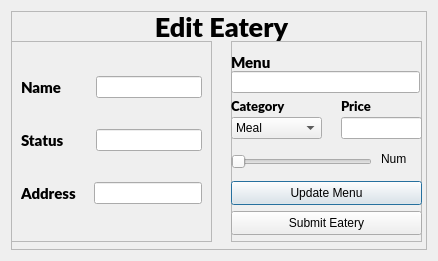
<?xml version="1.0" encoding="UTF-8"?>
<ui version="4.0">
 <class>EditEatery</class>
 <widget class="QDialog" name="EditEatery">
  <property name="geometry">
   <rect>
    <x>0</x>
    <y>0</y>
    <width>438</width>
    <height>261</height>
   </rect>
  </property>
  <property name="windowTitle">
   <string>Dialog</string>
  </property>
  <layout class="QGridLayout" name="gridLayout">
   <item row="0" column="0">
    <widget class="QFrame" name="frame">
     <property name="frameShape">
      <enum>QFrame::StyledPanel</enum>
     </property>
     <property name="frameShadow">
      <enum>QFrame::Raised</enum>
     </property>
     <widget class="QLabel" name="Filters">
      <property name="geometry">
       <rect>
        <x>0</x>
        <y>0</y>
        <width>421</width>
        <height>31</height>
       </rect>
      </property>
      <property name="font">
       <font>
        <family>Lato Black</family>
        <pointsize>20</pointsize>
        <bold>true</bold>
       </font>
      </property>
      <property name="text">
       <string>Edit Eatery</string>
      </property>
      <property name="alignment">
       <set>Qt::AlignCenter</set>
      </property>
     </widget>
     <widget class="QFrame" name="frame_3">
      <property name="geometry">
       <rect>
        <x>0</x>
        <y>30</y>
        <width>201</width>
        <height>201</height>
       </rect>
      </property>
      <property name="frameShape">
       <enum>QFrame::StyledPanel</enum>
      </property>
      <property name="frameShadow">
       <enum>QFrame::Raised</enum>
      </property>
      <layout class="QVBoxLayout" name="verticalLayout">
       <item>
        <layout class="QHBoxLayout" name="horizontalLayout">
         <item>
          <widget class="QLabel" name="Filters_2">
           <property name="font">
            <font>
             <family>Lato Black</family>
             <pointsize>11</pointsize>
             <bold>true</bold>
            </font>
           </property>
           <property name="text">
            <string>Name</string>
           </property>
          </widget>
         </item>
         <item>
          <spacer name="horizontalSpacer">
           <property name="orientation">
            <enum>Qt::Horizontal</enum>
           </property>
           <property name="sizeHint" stdset="0">
            <size>
             <width>31</width>
             <height>20</height>
            </size>
           </property>
          </spacer>
         </item>
         <item>
          <widget class="QLineEdit" name="lineEdit"/>
         </item>
        </layout>
       </item>
       <item>
        <layout class="QHBoxLayout" name="horizontalLayout_2">
         <item>
          <widget class="QLabel" name="Filters_3">
           <property name="font">
            <font>
             <family>Lato Black</family>
             <pointsize>11</pointsize>
             <bold>true</bold>
            </font>
           </property>
           <property name="text">
            <string>Status</string>
           </property>
          </widget>
         </item>
         <item>
          <spacer name="horizontalSpacer_2">
           <property name="orientation">
            <enum>Qt::Horizontal</enum>
           </property>
           <property name="sizeHint" stdset="0">
            <size>
             <width>28</width>
             <height>20</height>
            </size>
           </property>
          </spacer>
         </item>
         <item>
          <widget class="QLineEdit" name="lineEdit_2"/>
         </item>
        </layout>
       </item>
       <item>
        <layout class="QHBoxLayout" name="horizontalLayout_6">
         <item>
          <widget class="QLabel" name="Filters_4">
           <property name="font">
            <font>
             <family>Lato Black</family>
             <pointsize>11</pointsize>
             <bold>true</bold>
            </font>
           </property>
           <property name="text">
            <string>Address</string>
           </property>
          </widget>
         </item>
         <item>
          <spacer name="horizontalSpacer_3">
           <property name="orientation">
            <enum>Qt::Horizontal</enum>
           </property>
           <property name="sizeHint" stdset="0">
            <size>
             <width>1</width>
             <height>20</height>
            </size>
           </property>
          </spacer>
         </item>
         <item>
          <widget class="QLineEdit" name="lineEdit_3"/>
         </item>
        </layout>
       </item>
      </layout>
     </widget>
     <widget class="QFrame" name="frame_4">
      <property name="geometry">
       <rect>
        <x>220</x>
        <y>30</y>
        <width>191</width>
        <height>201</height>
       </rect>
      </property>
      <property name="frameShape">
       <enum>QFrame::StyledPanel</enum>
      </property>
      <property name="frameShadow">
       <enum>QFrame::Raised</enum>
      </property>
      <widget class="QLabel" name="Filters_10">
       <property name="geometry">
        <rect>
         <x>0</x>
         <y>10</y>
         <width>121</width>
         <height>22</height>
        </rect>
       </property>
       <property name="font">
        <font>
         <family>Lato Black</family>
         <pointsize>11</pointsize>
         <bold>true</bold>
        </font>
       </property>
       <property name="text">
        <string>Menu</string>
       </property>
      </widget>
      <widget class="QLabel" name="Filters_12">
       <property name="geometry">
        <rect>
         <x>110</x>
         <y>54</y>
         <width>121</width>
         <height>22</height>
        </rect>
       </property>
       <property name="font">
        <font>
         <family>Lato Black</family>
         <pointsize>10</pointsize>
         <bold>true</bold>
        </font>
       </property>
       <property name="text">
        <string>Price</string>
       </property>
      </widget>
      <widget class="QLineEdit" name="lineEdit_9">
       <property name="geometry">
        <rect>
         <x>0</x>
         <y>30</y>
         <width>189</width>
         <height>22</height>
        </rect>
       </property>
      </widget>
      <widget class="QLabel" name="Filters_13">
       <property name="geometry">
        <rect>
         <x>0</x>
         <y>54</y>
         <width>121</width>
         <height>22</height>
        </rect>
       </property>
       <property name="font">
        <font>
         <family>Lato Black</family>
         <pointsize>10</pointsize>
         <bold>true</bold>
        </font>
       </property>
       <property name="text">
        <string>Category</string>
       </property>
      </widget>
      <widget class="QPushButton" name="pushButton_7">
       <property name="geometry">
        <rect>
         <x>0</x>
         <y>140</y>
         <width>191</width>
         <height>24</height>
        </rect>
       </property>
       <property name="text">
        <string>Update Menu</string>
       </property>
      </widget>
      <widget class="QComboBox" name="comboBox">
       <property name="geometry">
        <rect>
         <x>0</x>
         <y>76</y>
         <width>91</width>
         <height>22</height>
        </rect>
       </property>
       <item>
        <property name="text">
         <string>Meal</string>
        </property>
       </item>
       <item>
        <property name="text">
         <string>Beverage</string>
        </property>
       </item>
      </widget>
      <widget class="QLineEdit" name="lineEdit_4">
       <property name="geometry">
        <rect>
         <x>110</x>
         <y>76</y>
         <width>81</width>
         <height>22</height>
        </rect>
       </property>
      </widget>
      <widget class="QSlider" name="horizontalSlider">
       <property name="geometry">
        <rect>
         <x>0</x>
         <y>110</y>
         <width>141</width>
         <height>22</height>
        </rect>
       </property>
       <property name="orientation">
        <enum>Qt::Horizontal</enum>
       </property>
      </widget>
      <widget class="QLabel" name="label">
       <property name="geometry">
        <rect>
         <x>150</x>
         <y>110</y>
         <width>49</width>
         <height>16</height>
        </rect>
       </property>
       <property name="text">
        <string>Num</string>
       </property>
      </widget>
      <widget class="QPushButton" name="pushButton_5">
       <property name="geometry">
        <rect>
         <x>0</x>
         <y>170</y>
         <width>191</width>
         <height>24</height>
        </rect>
       </property>
       <property name="text">
        <string>Submit Eatery</string>
       </property>
      </widget>
     </widget>
    </widget>
   </item>
  </layout>
 </widget>
 <resources/>
 <connections/>
</ui>
